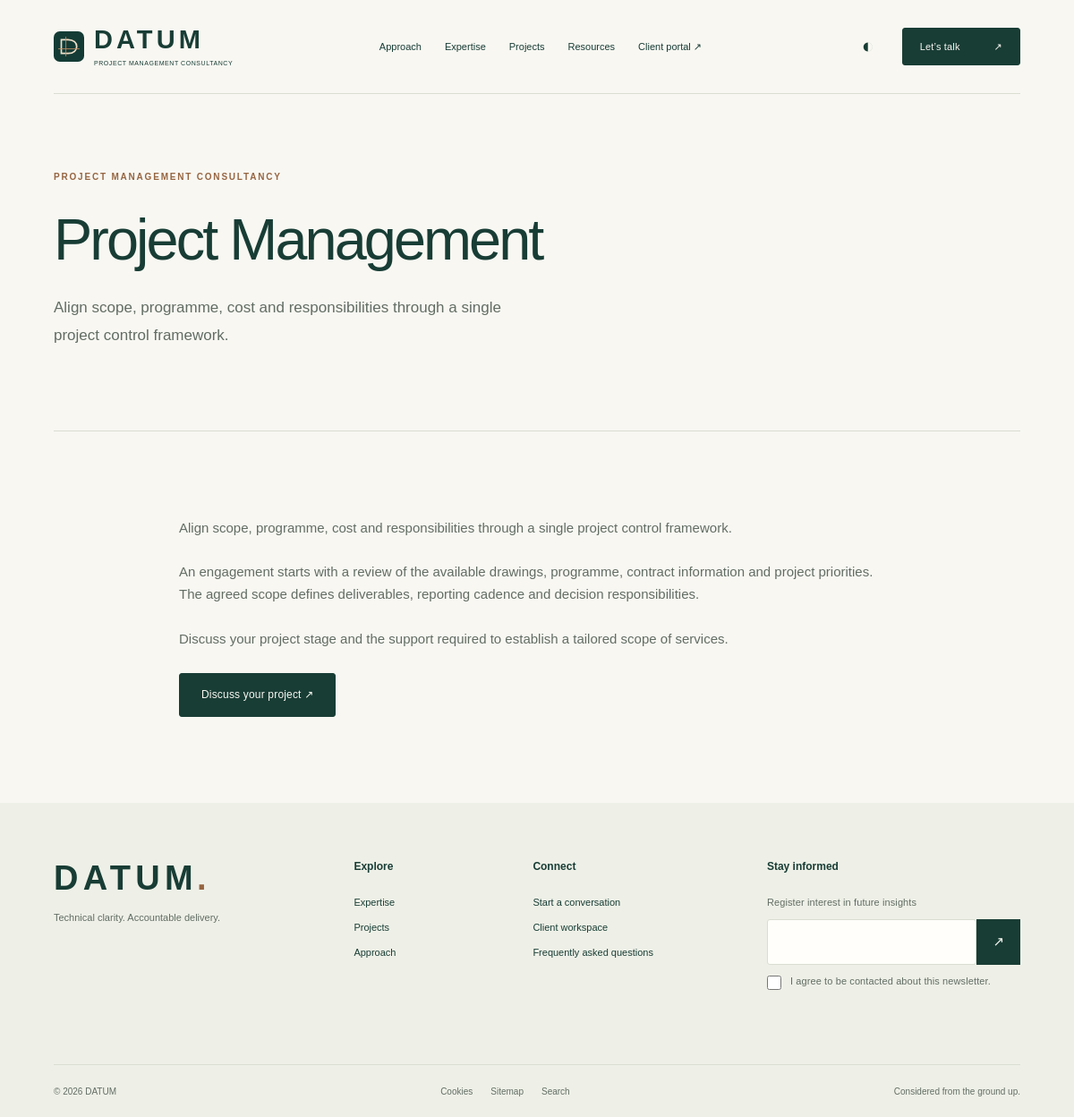
The app's page /services/project-management with its own data.
### tables this page shows
CREATE TABLE services (id BIGINT UNSIGNED AUTO_INCREMENT PRIMARY KEY, slug VARCHAR(100) NOT NULL UNIQUE, title VARCHAR(160) NOT NULL, summary TEXT NOT NULL, body MEDIUMTEXT NOT NULL, status ENUM('draft','published') NOT NULL DEFAULT 'draft', version INT NOT NULL DEFAULT 1);

### app/Controllers/SiteController.php (called while the page is built, shortened)
<?php
final class SiteController
{
    public static function render(string $path): void
    {
        $settings=array_column(Db::all('SELECT * FROM settings'),'value','key');
        $services=Db::all("SELECT * FROM services WHERE status='published' ORDER BY id");
        $brand=$settings['brand_name']; $page=null; $rows=[]; $template='page'; $title=$brand; $description=$settings['hero_description'];
        if ($path==='/') { $template='home'; }
        elseif ($path==='/contact') { $template='contact'; $title='Discuss your project'; }
        elseif ($path==='/admin' || $path==='/portal') { $template='workspace'; $title=$path==='/admin'?'Administration':'Client workspace'; }
        elseif ($path==='/resources') { $template='resources'; $title='Tools for clearer decisions'; }
        elseif ($path==='/services') { $template='listing'; $title='Expertise, connected.'; $description='From the first feasibility question to the final account.'; $rows=array_map(static fn($r)=>[...$r,'link'=>'/services/'.$r['slug']],$services); }
        elseif (preg_match('#^/(services|blog)/([a-z0-9-]+)$#D',$path,$m)) { $page=Db::one("SELECT * FROM {$m[1]} WHERE slug=? AND status='published'",[$m[2]]); }
        elseif (preg_match('#^/projects/([a-z0-9-]+)$#D',$path,$m)) { $page=Db::one('SELECT title,summary,body FROM projects WHERE slug=? AND public=1',[$m[1]]); }
        elseif ($path==='/blog' || $path==='/news') { $template='listing'; $title='Notes from the field.'; $description='Published insights and updates.'; $rows=array_map(static fn($r)=>[...$r,'link'=>'/blog/'.$r['slug']],Db::all("SELECT title,summary,slug FROM blog WHERE status='published' ORDER BY id DESC LIMIT 60")); }
        elseif ($path==='/testimonials') { $template='listing'; $title='Client perspectives'; $rows=Db::all("SELECT name title,quote summary FROM testimonials WHERE status='published' ORDER BY id DESC"); }
        elseif ($path==='/sitemap') { $template='listing'; $title='Explore DATUM'; foreach(Db::all("SELECT title,summary,slug FROM pages WHERE status='published'") as $r) { $rows[]=[...$r,'link'=>'/'.$r['slug']]; } }
        else { $slug=trim($path,'/'); $page=Db::one("SELECT * FROM pages WHERE slug=? AND status='published'",[$slug]); }
        require dirname(__DIR__).'/Views/layout.php';
    }
}

### public/index.php (called while the page is built, shortened)
<?php
require dirname(__DIR__).'/app/bootstrap.php';
$path=parse_url($_SERVER['REQUEST_URI'],PHP_URL_PATH) ?: '/';
try {
    SiteController::render($path);
} catch (Throwable $error) {
    $requestId=bin2hex(random_bytes(8));
    error_log('DATUM '.$requestId.' '.get_class($error).' '.$error->getCode());
    if (str_starts_with($path,'/api/')) { Http::json(['error'=>'The request could not be completed.','reference'=>$requestId],500); }
    http_response_code(503); header('Retry-After: 120');
    echo '<!doctype html><html lang="en"><meta charset="utf-8"><title>Service temporarily unavailable</title><h1>We’ll be back shortly.</h1><p>Please try again later.</p></html>';
}

### app/bootstrap.php (called while the page is built, shortened)
<?php
spl_autoload_register(static function (string $class): void {
    $prefix = 'Datum\\';
    if (str_starts_with($class, $prefix)) {
        $file = __DIR__ . '/' . str_replace('\\', '/', substr($class, strlen($prefix))) . '.php';
    }
});
function e(mixed $value): string { return htmlspecialchars((string) $value, ENT_QUOTES | ENT_SUBSTITUTE, 'UTF-8'); }
function paragraphs(string $value): string {
    return implode('', array_map(static fn($p) => '<p>' . nl2br(e($p)) . '</p>', preg_split('/\n\s*\n/', $value)));
}

### app/Core/Db.php (called while the page is built, shortened)
<?php
final class Db
{
    private static ?PDO $connection = null;
    public static function connection(): PDO
    {
        return self::$connection ??= new PDO('mysql:host=' . getenv('DB_HOST') . ';port=' . (getenv('DB_PORT') ?: '3306') . ';dbname=' . getenv('DB_DATABASE') . ';charset=utf8mb4', getenv('DB_USERNAME'), getenv('DB_PASSWORD'), [PDO::ATTR_ERRMODE => PDO::ERRMODE_EXCEPTION, PDO::ATTR_DEFAULT_FETCH_MODE => PDO::FETCH_ASSOC, PDO::ATTR_EMULATE_PREPARES => false]);
    }
    public static function run(string $sql, array $params = []): \PDOStatement
    {
        $statement = self::connection()->prepare($sql);
        $statement->execute($params);
        return $statement;
    }
    public static function all(string $sql, array $params = []): array { return self::run($sql, $params)->fetchAll(); }
    public static function one(string $sql, array $params = []): ?array { return self::run($sql, $params)->fetch() ?: null; }
}

### app/Views/layout.php (the view, shortened to what this page needs)
<!doctype html>
<html lang="en">
<head>
<link rel="icon" type="image/svg+xml" href="/assets/mark.svg"><link rel="stylesheet" href="/assets/site.css"><script src="/assets/site.js" defer></script>
</head>
<body>
<header class="header wrap"><a class="brand" href="/" aria-label="<?= e($brand) ?> home"><img src="/assets/mark.svg" width="34" height="34" alt=""><span><?= e($brand) ?><small><?= e($settings['brand_descriptor']) ?></small></span></a>
<nav id="navigation" aria-label="Main navigation"><a href="/about">Approach</a><a href="/services">Expertise</a><a href="/projects">Projects</a><a href="/resources">Resources</a><a href="/portal">Client portal ↗</a></nav>
<div class="header-actions"><button id="theme-toggle" class="icon-button" aria-label="Change colour theme">◐</button><a class="button small" href="/contact">Let’s talk <span>↗</span></a></div></header>
<main id="main"><?php require __DIR__.'/'.$template.'.php'; ?></main>
<footer class="footer"><div class="wrap"><div class="footer-top"><div><a class="brand" href="/"><?= e($brand) ?><span class="dot">.</span></a><p><?= e($settings['footer_line']) ?></p></div><div><h2>Explore</h2><a href="/services">Expertise</a><a href="/projects">Projects</a><a href="/about">Approach</a></div><div><h2>Connect</h2><a href="/contact">Start a conversation</a><a href="/portal">Client workspace</a><a href="/faq">Frequently asked questions</a></div><div><h2>Stay informed</h2><form id="newsletter"><label for="newsletter-email">Register interest in future insights</label><div class="inline"><input id="newsletter-email" name="email" type="email" required autocomplete="email"><button type="submit" aria-label="Register interest">↗</button></div><label class="check"><input name="consent" type="checkbox" required> I agree to be contacted about this newsletter.</label><p class="form-message" role="status"></p></form></div></div><div class="footer-bottom"><span>© <?= date('Y') ?> <?= e($brand) ?></span><div><a href="/cookies">Cookies</a><a href="/sitemap">Sitemap</a><a href="/search">Search</a></div><span>Considered from the ground up.</span></div></div></footer>
</body></html>

### app/Views/page.php
<section class="page-heading wrap"><p class="eyebrow"><?= e($settings['brand_descriptor']) ?></p><h1><?= e($page['title']) ?></h1><p class="lede"><?= e($page['summary']) ?></p></section><section class="wrap prose section"><?= paragraphs($page['body']) ?><a class="button" href="/contact">Discuss your project ↗</a></section>

### records on screen
services: title "Project Management", summary "Align scope, programme, cost and responsibilities through a single project control framework.", body "Align scope, programme, cost and responsibilities through a single project control framework. An engagement starts with a review of the available drawings, programme, contract information and project priorities. The agreed scope defines deliverables, reporting cadence and decision responsibilities. Discuss your project stage and the support required to establish a tailored scope of services."

### other values on screen
$brand "DATUM"
$settings['brand_descriptor'] "PROJECT MANAGEMENT CONSULTANCY"
$settings['footer_line'] "Technical clarity. Accountable delivery."
